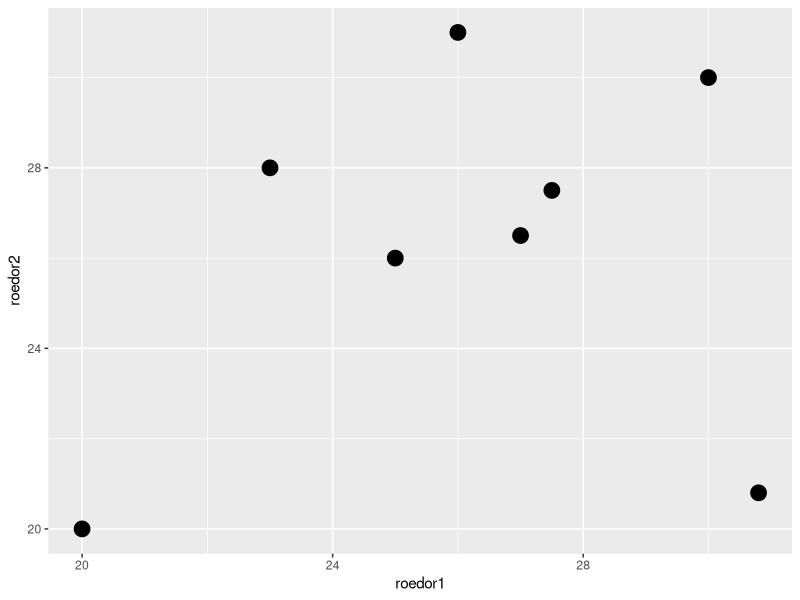
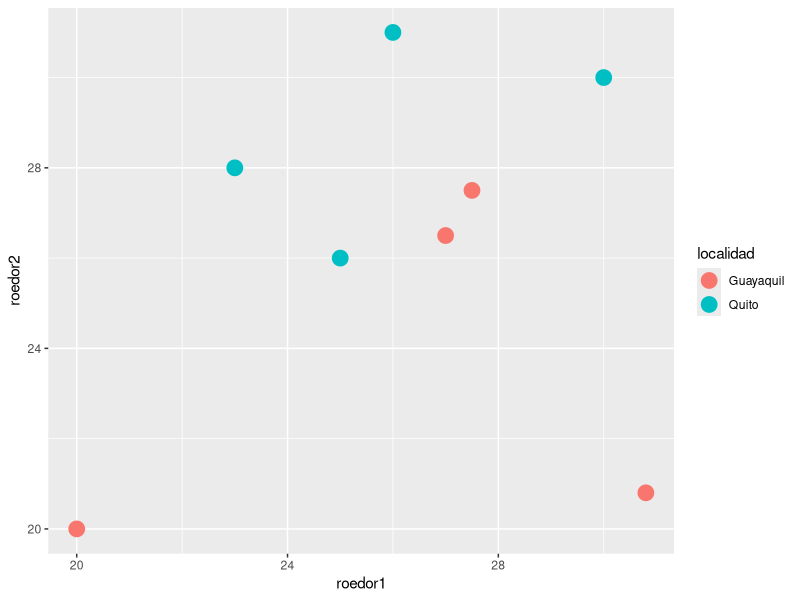

The R source for these figures, in order:
## ---- chunk 1

library(dplyr)
library(rmarkdown)
library(knitr)
library(ggplot2)
library(tidyverse)
## ---- chunk 2
roedor1 <- c(25, 27, 30, 20, 26, 27.5, 23, 30.8)
roedor2 <- c(26, 26.5, 30, 20, 31, 27.5, 28, 20.8)

# Lee sobre cbind usando help()
roedores <- cbind(roedor1, roedor2)

# Ahora utiliza rbind() para unir ambos vectores. ¿Cuál es la diferencia?
## ---- chunk 3
# Elimina la cuarta fila
roedores_mod <- roedores[-4,]

# Elimina la 1ra, 2da y 7ma fila
roedores_mod <- roedores[c(-1,-2,-7),]

# Ahora intenta esto
roedores_mod <- roedores[,-1]
# ¿Qué pasó luego de ejecutar este código?
# Observa la posición de la coma
## ---- chunk 4
# Añade varias veces los objetos creados anteriormente
roedores <- cbind(roedor1, roedor2, roedor1, roedor2)
class(roedores)

#Crea un vector de caracteres
localidad <- c("Quito", "Guayaquil")
## ---- chunk 5
# Utiliza la función data.frame
roedores <- data.frame(roedores, localidad)

# Analiza el data frame
class(roedores)
summary(roedores)
str(roedores)
## ---- chunk 6
roedores <= 25
## ---- chunk 7
ggplot(data = roedores) +
  geom_point(aes(x = roedor1, y = roedor2),
             size = 5)
## ---- chunk 8
ggplot(data = roedores) +
  geom_point (aes(x = roedor1, y = roedor2, color = localidad),
              size = 5)
